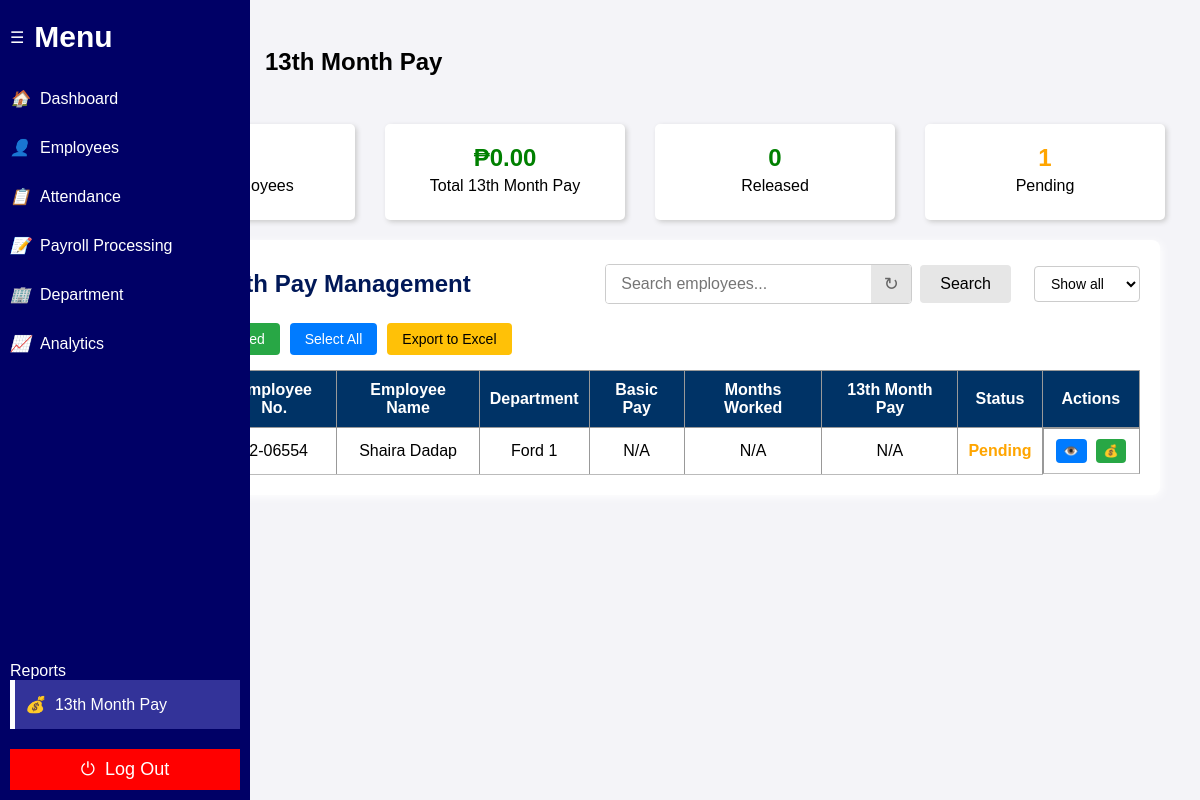
/admin/13th-month.php (signed in), run on the app's committed database.
### tables this page shows
CREATE TABLE `employees` (
  `id` int(11) NOT NULL,
  `employee_no` varchar(20) NOT NULL,
  `name` varchar(100) NOT NULL,
  `department_name` varchar(50) NOT NULL,
  `date_hired` date NOT NULL,
  `basic_pay` decimal(10,2) NOT NULL,
  `fixed_allowance` decimal(10,2) DEFAULT 0.00,
  `fixed_deduction` decimal(10,2) DEFAULT 0.00,
  `profile_picture` varchar(255) DEFAULT NULL,
  `shift` varchar(20) DEFAULT 'Morning',
  `status` enum('Probationary','Regular','Resigned','Terminated') DEFAULT 'Probationary',
  `created_at` timestamp NOT NULL DEFAULT current_timestamp()
);

### admin/13th-month.php (the view, shortened to what this page needs)
<?php
$host = 'localhost';
$dbname = 'employee_managements';
$username = 'root';
$password = '';
try {
    $conn = new PDO("mysql:host=$host;dbname=$dbname", $username, $password);
    $conn->setAttribute(PDO::ATTR_ERRMODE, PDO::ERRMODE_EXCEPTION);
} catch(PDOException $e) {
    die("Connection failed: " . $e->getMessage());
}
$stmt = $conn->query("
    SELECT
        e.*,
        t.status,
        t.thirteenth_pay,
        t.months_worked,
        -- total days worked based on payroll_records
        (SELECT SUM(pr.days_worked)
           FROM payroll_records pr
          WHERE pr.employee_no = e.employee_no
        ) AS total_days_worked,
        -- latest net salary based on last payroll record
        (SELECT pr.net_salary
           FROM payroll_records pr
          WHERE pr.employee_no = e.employee_no
          ORDER BY pr.created_at DESC
          LIMIT 1
        ) AS latest_net_salary
    FROM employees e
    LEFT JOIN thirteenth_month_pay t
      ON e.employee_no = t.employee_no
");
$employees = $stmt->fetchAll(PDO::FETCH_ASSOC);
$totalCount = count($employees);
$releasedCount = 0;
$pendingCount = 0;
$totalAmount = 0;
foreach ($employees as $employee) {
    if ($employee['status'] === 'Approved') {
        $releasedCount++;
        $totalAmount += $employee['thirteenth_pay'] ?? 0;
    } else {
        $pendingCount++;
    }
}
?>
<!DOCTYPE html>
<html lang="en">
<head>
</head>
<body>
  <div class="sidebar">
    <div class="logo-section">
      <span class="menu-icon">☰</span>
      <span class="logo-text">Menu</span>
    </div>
    <nav>
      <ul>
        <li data-page="admin-dashboard.php"><i class="icon">🏠</i><span>Dashboard</span></li>
        <li data-page="employees.php"><i class="icon">👤</i><span>Employees</span></li>
        <li data-page="attendance.php"><i class="icon">📋</i><span>Attendance</span></li>
        <li data-page="payroll.php"><i class="icon">📝</i><span>Payroll Processing</span></li>
        <li data-page="department.php"><i class="icon">🏢</i><span>Department</span></li>
        <li data-page="analytics.php"><i class="icon">📈</i><span>Analytics</span></li>
      </ul>
    </nav>
    <div class="reports">
      <span>Reports</span>
      <ul>
        <li class="active" data-page="13th-month.php"><i class="icon">💰</i><span>13th Month Pay</span></li>
      </ul>
    </div>
    <div class="sidebar-footer">
      <button class="power-btn" onclick="if(confirm('Are you sure you want to log out?')) window.location.href='?logout=1'">⏻<span> Log Out</span></button>
    </div>
  </div>
  <div class="main-content">
    <div class="header-logo" style="display: flex; align-items: center; gap: 15px;">
      <span class="logo-text-right" style="font-size: 24px; font-weight: bold; color: black;">13th Month Pay</span>
    </div>
    <div class="card-boxes">
      <div class="card-box">
        <h2 style="color: #007bff;"><?php echo $totalCount; ?></h2>
        <p>Total Employees</p>
      </div>
      <div class="card-box">
        <h2 style="color: green;">₱<?php echo number_format($totalAmount, 2); ?></h2>
        <p>Total 13th Month Pay</p>
      </div>
      <div class="card-box">
        <h2 style="color: green;"><?php echo $releasedCount; ?></h2>
        <p>Released</p>
      </div>
      <div class="card-box">
        <h2 style="color: orange;"><?php echo $pendingCount; ?></h2>
        <p>Pending</p>
      </div>
    </div>
    <div class="thirteenth-container">
      <div class="header-controls">
        <div style="display: flex; align-items: center;">
          <h2>13th Month Pay Management</h2>
        </div>
        <div class="search-container">
          <div class="search-input-container">
            <input type="text" id="thirteenthSearch" class="search-input" placeholder="Search employees...">
            <button id="thirteenthReloadButton" class="reload-button">↻</button>
          </div>
          <button id="thirteenthSearchButton" class="search-button">Search</button>
          <select id="statusFilter" class="filter-select">
            <option value="All">Show all</option>
          </select>
        </div>
      </div>
      <div class="batch-actions">
        <button class="batch-btn btn-success" id="releaseSelectedBtn">Release Selected</button>
        <button class="batch-btn btn-primary" id="selectAllBtn">Select All</button>
        <button class="batch-btn btn-warning" id="exportBtn">Export to Excel</button>
      </div>
      <table>
        <thead>
          <tr>
            <th class="checkbox-column">
            </th>
            <th>Employee No.</th>
            <th>Employee Name</th>
            <th>Department</th>
            <th>Basic Pay</th>
            <th>Months Worked</th>
            <th>13th Month Pay</th>
            <th>Status</th>
            <th>Actions</th>
          </tr>
        </thead>
        <tbody id="thirteenthBody">
          <?php foreach ($employees as $employee): ?>
            <?php
            $status = $employee['status'] ?? 'pending';
            $statusClass = '';
            if ($status === 'pending') $statusClass = 'status-pending';
            elseif ($status === 'released') $statusClass = 'status-released';
            $totalDaysWorked = floatval($employee['total_days_worked'] ?? 0);
            $monthsWorked = floor($totalDaysWorked / 24);
            $basicPay = ($totalDaysWorked >= 24) ? ($employee['latest_net_salary'] ?? 0) : 0;
            $thirteenthPay = ($totalDaysWorked >= 24) ? ($basicPay / 12) * $monthsWorked : 0;
            ?>
            <tr data-status="<?php echo $status; ?>" data-employee-no="<?php echo $employee['employee_no']; ?>">
              <td class="checkbox-column">
              </td>
              <td><?php echo htmlspecialchars($employee['employee_no']); ?></td>
              <td><?php echo htmlspecialchars($employee['name']); ?></td>
              <td><?php echo htmlspecialchars($employee['department_name']); ?></td>
              <td><?php echo $basicPay > 0 ? '₱' . number_format($basicPay, 2) : 'N/A'; ?></td>
              <td><?php echo $monthsWorked > 0 ? $monthsWorked : 'N/A'; ?></td>
              <td><?php echo $thirteenthPay > 0 ? '₱' . number_format($thirteenthPay, 2) : 'N/A'; ?></td>
              <td class="<?php echo $statusClass; ?>"><?php echo ucfirst($status); ?></td>
              <td class="action-buttons">
                <button class="action-btn btn-view" onclick="viewThirteenthDetails('<?php echo $employee['employee_no']; ?>')">👁️</button>
                <?php if ($status === 'pending'): ?>
                  <button class="action-btn btn-release" onclick="releaseThirteenth('<?php echo $employee['employee_no']; ?>', '<?php echo htmlspecialchars($employee['name']); ?>')">💰</button>
                <?php else: ?>
                  <button class="action-btn" style="background: #dc3545; color: white;" onclick="undoRelease('<?php echo $employee['employee_no']; ?>', '<?php echo htmlspecialchars($employee['name']); ?>')">↩️</button>
                <?php endif; ?>
              </td>
            </tr>
          <?php endforeach; ?>
        </tbody>
      </table>
    </div>
  </div>
</body>
</html>

### admin/13th-month.php (style rules this page uses)
body { margin: 0; font-family: Arial, sans-serif; background-color: #f4f4f8; }
.sidebar { width: 80px; background-color: #000066; height: 100vh; color: white; position: fixed; display: flex; flex-direction: column; transition: width 0.3s ease; overflow: hidden; z-index: 1000; }
.logo-section { padding: 20px 10px; display: flex; align-items: center; gap: 10px; }
.logo-text { display: none; }
nav ul, .reports ul { list-style: none; padding: 0; margin: 0; }
nav ul li, .reports ul li { padding: 15px 10px; display: flex; align-items: center; gap: 10px; cursor: pointer; transition: background-color 0.3s ease; border-radius: 0; }
nav ul li.active, .reports ul li.active { background-color: #333399; border-left: 5px solid white; border-radius: 0; }
nav ul li span, .reports ul li span, .reports > span, .power-btn span { display: none; white-space: nowrap; }
.reports { margin-top: auto; padding: 10px; color: white; }
.sidebar-footer { padding: 10px; }
.power-btn { font-size: 18px; background-color: red; color: white; border: none; padding: 10px; width: 100%; display: flex; align-items: center; gap: 10px; cursor: pointer; justify-content: center; border-radius: 0; }
.main-content { margin-left: 80px; padding: 20px; }
.header-logo { display: flex; align-items: center; gap: 10px; margin-bottom: 20px; }
.logo-text { font-size: 30px; font-weight: bold; color: #ffffff; }
.logo-text-right { font-size: 70px; font-weight: bold; color: black; }
table { width: 100%; margin-top: 10px; border-collapse: collapse; }
table th { background-color: #003366; color: white; padding: 10px; text-align: center; }
table td { padding: 10px; border-bottom: 1px solid #bbb; text-align: center; }
.action-btn { border: none; color: white; padding: 4px 6px; margin-right: 5px; cursor: pointer; font-size: 12px; border-radius: 0; }
.action-btn.btn-view { background-color: #007bff; }
.card-boxes { display: flex; justify-content: space-around; margin: 20px 0; }
.card-box { background: white; border-radius: 5px; box-shadow: 2px 2px 5px #ccc; width: 200px; text-align: center; padding: 20px; }
.card-box h2 { margin: 0; font-size: 24px; }
.card-box p { margin: 5px 0; font-size: 16px; }
.thirteenth-container { background: #ffffff; padding: 20px; border-radius: 8px; box-shadow: 2px 2px 10px #ffffff; margin: 0 20px 20px; }
.thirteenth-container h2 { color: #001858; font-weight: bold; margin: 0; padding: 10px 0; }
table { width: 100%; border-collapse: collapse; background: white; }
th, td { border: 1px solid #999; padding: 10px; text-align: center; }
th { background: #d3d3d3; }
.status-pending { color: orange; font-weight: bold; }
.action-btn { padding: 5px 8px; margin: 0 2px; border: none; cursor: pointer; border-radius: 4px; display: inline-block; }
.btn-release { background: #28a745; color: white; }
.btn-view { background: #17a2b8; color: white; }
.search-container { display: flex; align-items: center; margin-left: auto; gap: 8px; }
.search-input-container { position: relative; display: flex; border: 1px solid #ccc; border-radius: 4px; overflow: hidden; }
.search-input { padding: 10px 15px; padding-right: 40px; border: none; font-size: 16px; width: 250px; outline: none; }
.reload-button { position: absolute; right: 0; top: 0; height: 100%; width: 40px; background-color: #e6e6e6; border: none; cursor: pointer; display: flex; align-items: center; justify-content: center; color: #666; font-size: 18px; }
.search-button { padding: 10px 20px; background-color: #e6e6e6; color: #000; border: none; border-radius: 4px; cursor: pointer; font-size: 16px; }
.filter-select { margin-left: 15px; padding: 8px 12px; background: #fff; border: 1px solid #ccc; border-radius: 4px; cursor: pointer; font-size: 14px; }
.header-controls { display: flex; justify-content: space-between; align-items: center; margin-bottom: 15px; }
.action-buttons { display: flex; justify-content: center; gap: 5px; }
.batch-actions { margin-bottom: 15px; display: flex; gap: 10px; align-items: center; }
.batch-btn { padding: 8px 15px; border: none; border-radius: 4px; cursor: pointer; font-size: 14px; }
.btn-primary { background: #007bff; color: white; }
.btn-success { background: #28a745; color: white; }
.btn-warning { background: #ffc107; color: black; }
.checkbox-column { width: 50px; text-align: center; }
.main-content { z-index: 1; }

### data on the page
employees: employee_no "22-06554", name "Shaira Dadap", department_name "Ford 1", status "Pending"

### other printed values
$totalAmount "0.00"
$releasedCount "0"
$pendingCount "1"
